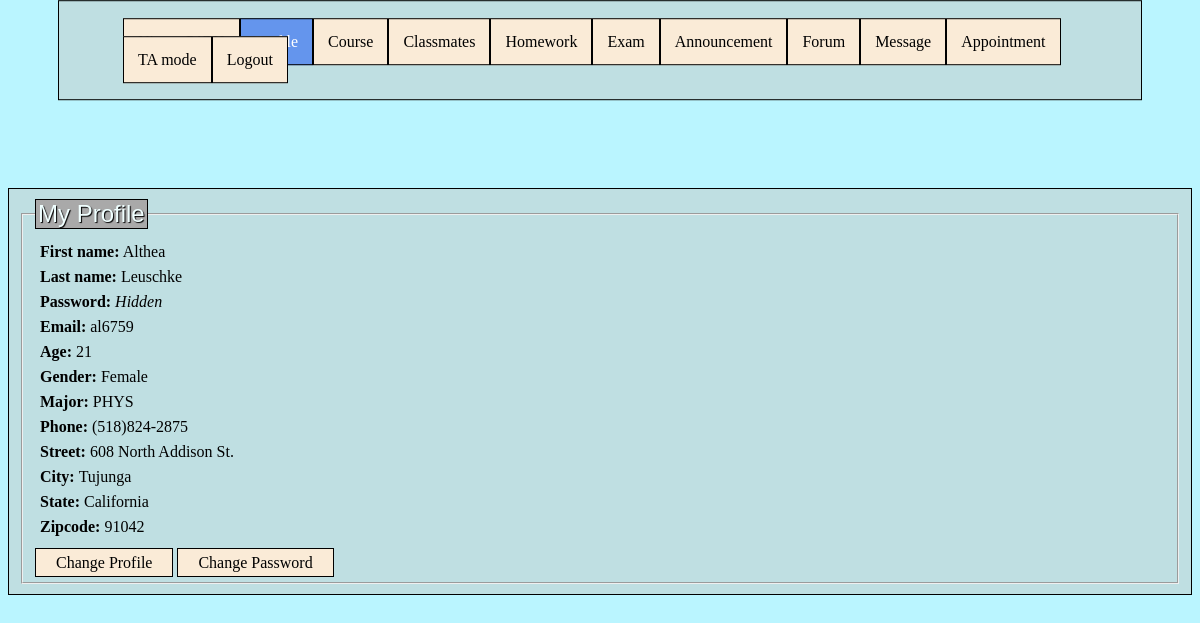
Page /profileTA (signed in) on the committed database.
### tables this page shows
CREATE TABLE TA(semail VARCHAR(8) NOT NULL PRIMARY KEY, password VARCHAR(16) NOT NULL, honorific VARCHAR(4), firstname VARCHAR(16) NOT NULL, lastname VARCHAR(16) NOT NULL, degree VARCHAR(4), generation VARCHAR(4), age INTEGER, gender VARCHAR(4), major VARCHAR(6), street VARCHAR(50), phone VARCHAR(16), zipcode INTEGER, teachingID INTEGER);

CREATE TABLE Cities(city VARCHAR(20) NOT NULL PRIMARY KEY, state VARCHAR(16), FOREIGN KEY (city) REFERENCES Zipcodes ON DELETE CASCADE);

### app.py (the view)
@app.route('/profileTA', methods=['POST', 'GET'])
def profileTA():
    error = None
    connection = sql.connect('database.db')
    cursor = connection.execute(
        'SELECT S.firstname, S.lastname, S.password, S.semail, S.age, S.gender, S.major, S.phone, S.street, S.zipcode, Ct.city, Ct.state FROM TA S, Zipcodes Z, Cities Ct '
        'WHERE ? = S.semail AND ? = S.password AND Z.zipcode = S.zipcode AND Z.city = Ct.city;',
        (myid, mypw))
    myinfo = cursor.fetchall()
    tempgender = None
    getinfo = []
    for set in myinfo:
        if set[5] == 'F':
            tempgender = 'Female'
        elif set[5] == 'M':
            tempgender = 'Male'
        getinfo.append([set[0], set[1], set[2], set[3], set[4], tempgender, set[6], set[7], set[8], set[9], set[10], set[11]])
    if getinfo:
        return render_template('profileTA.html', error=error, myinfo=getinfo)
    else:
        error = 'invalid input name'
    return render_template('profileTA.html', error=error)

### templates/profileTA.html (shortened to what this page needs)
<!DOCTYPE html>
<html lang="en">
<head>
</head>
<body>
    <div class="nav">
        <fieldset style="border:0 none">
            <ul>
                <li><a href="/TA" >NittanyPATH</a></li>
                <li><a href="/profileTA" style="background-color: cornflowerblue; color:white; border: 1px solid black;">Profile</a></li>
                <li><a href="/courseTA">Course</a></li>
                <li><a href="/classmatesTA">Classmates</a></li>
                <li><a href="/homeworkTA">Homework</a></li>
                <li><a href="/examTA">Exam</a></li>
                <li><a href="/announcementsTA">Announcement</a></li>
                <li><a href="/forumTA">Forum</a></li>
                <li><a href="/inboxTA">Message</a></li>
                <li><a href="/appointmentTA">Appointment</a></li>
                <li><a class="only" href="/TATA">TA mode</a></li>
                <li><a href="/login">Logout</a></li>
             </ul>
        </fieldset>
    </div>
    <br>
    <div class="profile">
         <fieldset>
            <legend>My Profile</legend>
        {% for fname, lname, password, Email, Age, Gender, Major, phone, Street, Zipcode, city, state  in myinfo %}
            <div class="inside">
                <label> <b>First name:</b> {{ fname }} </label> <br>
                <label> <b>Last name: </b>{{ lname }}</label> <br>
                <label> <b>Password: </b> <i>Hidden</i> </label>  <br>
                <label> <b>Email: </b>{{ Email }} </label> <br>
                <label> <b>Age: </b>{{ Age }} </label> <br>
                <label> <b>Gender: </b>{{ Gender }} </label> <br>
                <label> <b>Major: </b>{{ Major }} </label> <br>
                <label> <b>Phone: </b>{{ phone }} </label> <br>
                <label> <b>Street: </b>{{ Street }} </label> <br>
                <label> <b>City: </b>{{ city }} </label> <br>
                <label> <b>State: </b>{{ state }} </label> <br>
                <label> <b>Zipcode: </b>{{ Zipcode }} </label>  <br>
            </div>
        {% endfor %}
        <a class="bar" href="/changeprofileTA" role="button">Change Profile</a>
        <a class="bar" href="/changepasswordTA" role="button">Change Password</a>
         </fieldset>
    </div>
</body>
</html>

### rows in the picture
TA: firstname "Althea", lastname "Leuschke", semail "al6759", age "21", Gender "Female", major "PHYS", phone "(518)824-2875", street "608 North Addison St.", city "Tujunga", state "California", zipcode "91042"
